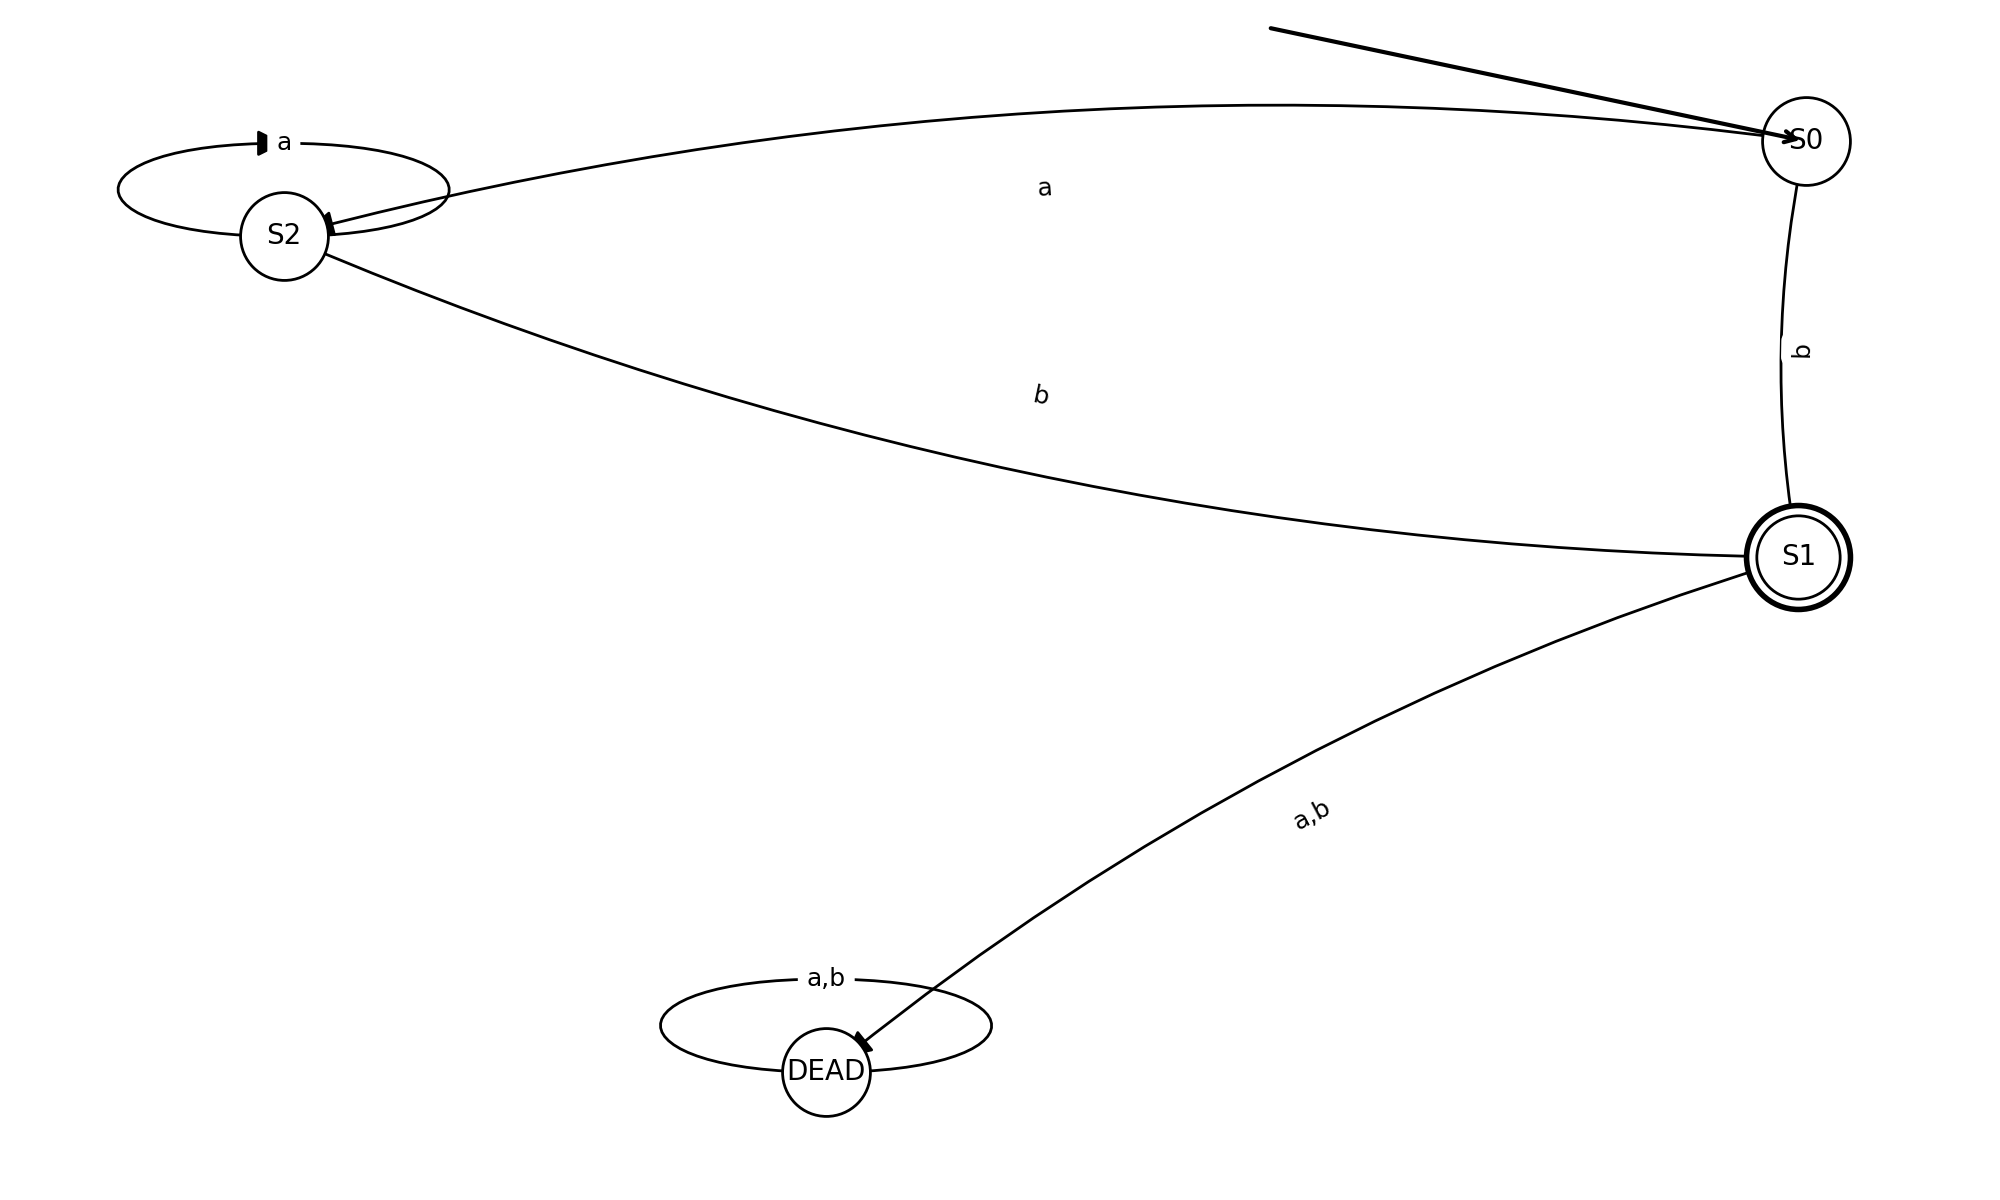

The script that saved this image:
"""
Ferramenta para manipular autômatos LFA (AFN-&, AFN, AFD).
Visualização: usa NetworkX + Matplotlib. (Provisório)
Formato JSON esperado:
{
  "alfabeto": ["a","b"],
  "estados": ["q1","q2","qf"],
  "estadosI": ["q1","q2"],
  "estadoF": ["qf"],
  "transicoes": [["q1","q1","a"], ["q1","q2","&"], ["q2","qf","b"]]
}
'&' representa epsilon = vazio.
"""
from collections import defaultdict, deque # para filas e dicionários com valor default.
import json # para ler/escrever JSON.
import sys # para detectar plataforma.
import os # para manipulação de arquivos.
import subprocess # para abrir visualizador de imagens.
from typing import Set, Dict, Tuple # para estruturas de dados tipadas.

EPS = '&'

class Automaton:
    def __init__(self, alphabet: Set[str], states: Set[str], initials: Set[str], finals: Set[str],
                 transitions: Dict[Tuple[str,str], Set[str]]):
        self.alphabet = set(alphabet)
        self.states = set(states)
        self.initials = set(initials)
        self.finals = set(finals)
        # transitions: (state, symbol) -> set(states).
        self.transitions = defaultdict(set) # set padrão vazio.
        for (s,sym), targets in transitions.items():
            self.transitions[(s,sym)].update(targets) # copia os alvos.

    @classmethod # Método para verificar o json.
    def ler_json(cls, path: str):
        try:
            with open(path, 'r', encoding='utf-8') as f:
                data = json.load(f)
        except Exception as e:
            raise ValueError(f"Erro ao ler JSON: {e}")

        # Valida os valores.
        for k in ['alfabeto','estados','estadosI','estadoF','transicoes']:
            if k not in data:
                raise ValueError(f"Chave ausente no JSON: {k}")

        alphabet = set(data['alfabeto'])
        states = set(data['estados'])
        initials = set(data['estadosI'])
        finals = set(data['estadoF'])

        transitions_raw = data['transicoes']
        transitions = defaultdict(set)
        # Validação de Transição. (Tratamento de erro)
        for t in transitions_raw:
            if len(t) != 3:
                raise ValueError(f"Transição inválida (deve ter 3 elementos): {t}")
            a,b,c = t
            if a not in states:
                raise ValueError(f"Estado origem desconhecido na transição: {a}")
            if b not in states:
                raise ValueError(f"Estado destino desconhecido na transição: {b}")
            if c != EPS and c not in alphabet:
                raise ValueError(f"Símbolo de transição '{c}' não pertence ao alfabeto nem é '&'.")
            transitions[(a,c)].add(b)

        # Checagem básica de estado inicial.
        if not initials:
            raise ValueError("É necessário pelo menos um estado inicial.")
        return cls(alphabet, states, initials, finals, transitions)
    # Exportar para JSON (string)
    def to_json(self):
        trans_list = []
        for (s,sym), targets in self.transitions.items():
            for t in targets:
                trans_list.append([s,t,sym])
        return json.dumps({
            'alfabeto': sorted(list(self.alphabet)),
            'estados': sorted(list(self.states)),
            'estadosI': sorted(list(self.initials)),
            'estadoF': sorted(list(self.finals)),
            'transicoes': trans_list
        }, ensure_ascii=False, indent=2)

    # Outros utilitários (gerar estado único, adicionar estado, adicionar transição).
    def _unique_state(self, base='Qi'):
        i = 0
        while True:
            name = f"{base}{i}" if i>0 else base
            if name not in self.states:
                return name
            i += 1

    def add_state(self, q: str):
        self.states.add(q)

    def add_transition(self, src: str, dst: str, sym: str):
        if src not in self.states or dst not in self.states:
            raise ValueError(f"Transição usa estado desconhecido: {src} -> {dst}")
        if sym != EPS and sym not in self.alphabet:
            raise ValueError(f"Símbolo de transição '{sym}' não está no alfabeto")
        self.transitions[(src,sym)].add(dst)

    # Conversão múltiplos iniciais -> novo inicial com epsilon (1 no Menu).
    def converte_multiplos_iniciais_para_afn_eps(self):
        if len(self.initials) <= 1:
            print("Já há apenas um estado inicial. Nada feito.")
            return
        novo = self._unique_state('Qi')
        self.add_state(novo)
        # adiciona transições epsilon.
        for q in list(self.initials):
            self.add_transition(novo, q, EPS)
        self.initials = {novo}
        print(f"Novo estado inicial criado: {novo} com transições & para os antigos iniciais.")

    # Fecho epsilon (utilizado para remover epsilons em AFN->AFD). [http://www.decom.ufop.br/anderson/BCC242/AFN.pdf#:~:text=Para%20obter%20um%20AFN%20equivalente%20a%20um,e%20%E2%88%88%20Q%20e%20a%20%E2%88%88%20%CE%A3.]
    def epsilon_closure_of(self, states: Set[str]) -> Set[str]:
        stack = list(states)
        closure = set(states)
        while stack:
            s = stack.pop()
            for t in self.transitions.get((s,EPS), set()):
                if t not in closure:
                    closure.add(t)
                    stack.append(t)
        return closure

    # Remover epsilon transições (AFN-& -> AFN).
    def remove_epsilon(self):
        # novo conjunto de transições
        new_trans = defaultdict(set)
        new_finals = set(self.finals)
        for p in list(self.states):
            closure_p = self.epsilon_closure_of({p})
            # se qualquer estado no fechamento é final, p se torna final.
            if closure_p & self.finals:
                new_finals.add(p)
            # para cada símbolo não-epsilon, coleta destinos
            for sym in self.alphabet:
                dests = set()
                for q in closure_p:
                    dests |= self.transitions.get((q,sym), set())
                # fechar por epsilon depois
                dests_with_closure = set()
                for d in dests:
                    dests_with_closure |= self.epsilon_closure_of({d})
                if dests_with_closure:
                    new_trans[(p,sym)].update(dests_with_closure)

        self.transitions = new_trans
        self.finals = new_finals
        print("Removidas transições epsilon. Agora é um AFN sem '&'.")

    # NFA -> DFA (construção por subconjuntos). [https://en.wikipedia.org/wiki/Nondeterministic_finite_automaton]
    def nfa_to_dfa(self):
        # se houver epsilons, tratar corretamente usando epsilon_closure. (tratamento de erro)
        start_closure = self.epsilon_closure_of(self.initials)
        queue = deque()
        queue.append(frozenset(start_closure))
        seen = set([frozenset(start_closure)])
        dfa_states = []
        dfa_trans = {}
        dfa_finals = set()

        while queue:
            T = queue.popleft()
            dfa_states.append(T)
            # é final se algum estado em T é final
            if set(T) & self.finals:
                dfa_finals.add(T)
            for sym in self.alphabet:
                # computa move(T, sym)
                move = set()
                for p in T:
                    move |= self.transitions.get((p,sym), set())
                # fechar por epsilon
                if move:
                    move = self.epsilon_closure_of(move)
                U = frozenset(move)
                dfa_trans[(T,sym)] = U
                if U and U not in seen:
                    seen.add(U)
                    queue.append(U)

        # renomear conjuntos para estados simbólicos
        mapping = {}
        for i, st in enumerate(dfa_states):
            mapping[st] = f"S{i}"
        # incluir estado morto (se necessário): se algum (T,sym) leva a frozenset()
        has_dead = any(dfa_trans.get((T,sym), frozenset())==frozenset() for T in dfa_states for sym in self.alphabet)
        if has_dead:
            dead = frozenset()
            if dead not in mapping:
                mapping[dead] = 'DEAD'
                dfa_states.append(dead)
        # construir novo automato determinístico
        new_states = set(mapping[st] for st in dfa_states)
        new_initials = {mapping[frozenset(start_closure)]}
        new_finals = set(mapping[st] for st in dfa_finals)
        new_trans = defaultdict(set)
        for (T,sym), U in dfa_trans.items():
            src = mapping[T]
            dst = mapping.get(U, mapping.get(frozenset(), 'DEAD'))
            new_trans[(src,sym)].add(dst)

        # se DEAD existir, adicionar transições self-loop para todos símbolos
        if 'DEAD' in new_states:
            for sym in self.alphabet:
                new_trans[('DEAD',sym)].add('DEAD')

        print("Construído AFD por subconjuntos.")
        return Automaton(self.alphabet, new_states, new_initials, new_finals, new_trans)

    # Minimização de DFA (Hopcroft).  [https://en.wikipedia.org/wiki/DFA_minimization]
    def minimize_dfa(self):
        # assume que o autômato é determinístico e completo (se não for, tente completá-lo primeiro).
        # construir tabela de transições determinísticas: state->sym->state.
        det = {}
        for s in self.states:
            det[s] = {}
            for sym in self.alphabet:
                dests = self.transitions.get((s,sym), set())
                if len(dests) > 1:
                    raise ValueError("Automato não é determinístico (mais de um destino). Minimize apenas AFDs completos.")
                det[s][sym] = next(iter(dests)) if dests else None
        # completar com estado morto se necessário.
        dead = self._unique_state('DEAD')
        need_dead = any(det[s][sym] is None for s in self.states for sym in self.alphabet)
        if need_dead:
            det[dead] = {sym: dead for sym in self.alphabet}
            for s in self.states:
                for sym in self.alphabet:
                    if det[s][sym] is None:
                        det[s][sym] = dead
            all_states = set(self.states) | {dead}
        else:
            all_states = set(self.states)
        # Hopcroft.
        P = [set(self.finals & all_states), set(all_states - self.finals)]
        P = [p for p in P if p]  # remover vazios.
        W = deque([p.copy() for p in P])

        while W:
            A = W.popleft()
            for c in self.alphabet:
                # X = {q | delta(q,c) in A}
                X = set(q for q in all_states if det[q][c] in A)
                newP = []
                for Y in P:
                    inter = Y & X
                    diff = Y - X
                    if inter and diff:
                        newP.append(inter)
                        newP.append(diff)
                        # substituir
                        if Y in W:
                            try:
                                W.remove(Y)
                            except ValueError:
                                pass
                            W.append(inter)
                            W.append(diff)
                        else:
                            if len(inter) <= len(diff):
                                W.append(inter)
                            else:
                                W.append(diff)
                    else:
                        newP.append(Y)
                P = newP

        # cada bloco de P é um estado do AFD minimizado
        block_map = {}
        for i, block in enumerate(P):
            name = f"M{i}"
            for s in block:
                block_map[s] = name

        new_states = set(block_map[s] for s in all_states)
        # inicial: mapear o(s) estado(s) inicial(is) — normalmente apenas 1
        if len(self.initials) == 1:
            new_initials = {block_map[next(iter(self.initials))]}
        else:
            new_initials = {block_map[s] for s in self.initials}
        new_finals = set(block_map[s] for s in all_states if s in self.finals)
        new_trans = defaultdict(set)
        for s in all_states:
            for sym in self.alphabet:
                new_trans[(block_map[s], sym)].add(block_map[det[s][sym]])

        print("AFD minimizado (Hopcroft).")
        return Automaton(self.alphabet, new_states, new_initials, new_finals, new_trans)

    # Teste de palavra.
    def accepts(self, word: str) -> bool:
        # decide se é AFN (usando epsilon-closure) ou AFD (assume determinístico se cada trans leva a único)
        # verificar se determinístico
        is_dfa = True
        for (s,sym), targets in self.transitions.items():
            if len(targets) > 1:
                is_dfa = False
                break
        if is_dfa and all(len(self.transitions.get((s,sym), set()))<=1 for s in self.states for sym in self.alphabet):
            # tratar como AFD
            # pegar inicial único
            if len(self.initials) != 1:
                raise ValueError("DFA deve ter exatamente 1 estado inicial para aceitar palavra deterministicamente.")
            cur = next(iter(self.initials))
            for ch in word:
                if ch not in self.alphabet:
                    raise ValueError(f"Símbolo '{ch}' não pertence ao alfabeto.")
                dests = self.transitions.get((cur,ch), set())
                if not dests:
                    return False
                cur = next(iter(dests))
            return cur in self.finals
        else:
            # tratar como AFN (com epsilon)
            current = self.epsilon_closure_of(self.initials)
            for ch in word:
                if ch not in self.alphabet:
                    raise ValueError(f"Símbolo '{ch}' não pertence ao alfabeto.")
                next_set = set()
                for p in current:
                    next_set |= self.transitions.get((p,ch), set())
                current = self.epsilon_closure_of(next_set)
            return bool(current & self.finals)


# Visualização com NetworkX + Matplotlib. (Teste)
def visualize_automaton_networkx(autom, out_filename='automato'):
    """
    Gera um PNG do autômato usando networkx + matplotlib.
    out_filename: sem extensão; ex: 'output/automato' -> gerará output/automato.png
    Retorna o caminho do arquivo gerado (.png).
    """
    # import local (só falhará aqui se pacotes ausentes)
    try:
        import networkx as nx
        import matplotlib
        # se não houver DISPLAY em sistemas unix, usa backend 'Agg' para poder salvar imagens
        if os.name != 'nt' and os.environ.get('DISPLAY','') == '':
            matplotlib.use('Agg')
        import matplotlib.pyplot as plt
    except Exception as e:
        raise RuntimeError("Para visualizar sem Graphviz instale: pip install networkx matplotlib. Erro: " + str(e))

    # montar grafo dirigido
    G = nx.DiGraph()
    for s in autom.states:
        G.add_node(s)

    # combinar rótulos de transições entre pares (src,dst) -> [syms]
    edges = {}
    for (src, sym), targets in autom.transitions.items():
        for dst in targets:
            edges.setdefault((src, dst), []).append(sym)

    for (src, dst), syms in edges.items():
        label = ','.join(sorted(syms))
        # guardamos label como atributo
        G.add_edge(src, dst, label=label)

    # posições: layout determinístico
    pos = nx.spring_layout(G, seed=42)

    # prepara figura
    plt.figure(figsize=(10, 6))
    ax = plt.gca()
    ax.set_axis_off()

    # nós: separar finais e não-finais
    finals = sorted([s for s in autom.states if s in autom.finals])
    normals = sorted([s for s in autom.states if s not in autom.finals])

    # desenhar nós normais
    if normals:
        nx.draw_networkx_nodes(G, pos, nodelist=normals, node_size=1000, node_color='white', edgecolors='black', linewidths=1)
    # desenhar nós finais com efeito double circle:
    # desenha círculos maiores (apenas borda) e depois os círculos internos preenchidos
    if finals:
        # outer (borda)
        nx.draw_networkx_nodes(G, pos, nodelist=finals, node_size=1400, node_color='white', edgecolors='black', linewidths=2)
        # inner (preenchido)
        nx.draw_networkx_nodes(G, pos, nodelist=finals, node_size=900, node_color='white', edgecolors='black', linewidths=1)

    # desenhar labels dos nós
    nx.draw_networkx_labels(G, pos, font_size=10)

    # desenhar arestas com setas
    nx.draw_networkx_edges(G, pos, arrows=True, connectionstyle='arc3,rad=0.1', arrowsize=20, width=1)

    # desenhar rótulos das arestas
    edge_labels = {(u,v): d['label'] for u,v,d in G.edges(data=True)}
    nx.draw_networkx_edge_labels(G, pos, edge_labels=edge_labels, font_size=9)

    # desenhar seta de início (nó invisível apontando para iniciais)
    # vamos desenhar uma seta manualmente em direção ao estado inicial (ou aos iniciais)
    initials = sorted(list(autom.initials))
    if initials:
        # colocar um ponto de início ligeiramente deslocado do primeiro inicial
        first_init = initials[0]
        x, y = pos[first_init]
        dx = x - 0.2
        dy = y + 0.2
        # desenhar uma seta sem nó de origem (linha com arrow)
        ax.annotate('', xy=(x,y), xytext=(dx,dy),
                    arrowprops=dict(arrowstyle='->', lw=1.5))
        # se houver vários inciais, desenhar setas adicionais pequenas
        for other in initials[1:]:
            x2, y2 = pos[other]
            dx2 = x2 - 0.2
            dy2 = y2 + 0.2
            ax.annotate('', xy=(x2,y2), xytext=(dx2,dy2),
                        arrowprops=dict(arrowstyle='->', lw=1.5))

    # garante diretório de saída
    dirname = os.path.dirname(out_filename)
    if dirname:
        os.makedirs(dirname, exist_ok=True)

    out_path = out_filename + '.png'
    plt.tight_layout()
    plt.savefig(out_path, dpi=200)
    plt.close()
    return os.path.abspath(out_path)


def open_file_with_default_app(path):
    """Abre o arquivo com o visualizador padrão do SO (cross-platform)."""
    try:
        if sys.platform.startswith('win'):
            os.startfile(path)
        elif sys.platform == 'darwin':
            subprocess.run(['open', path])
        else:
            # linux e similares
            subprocess.run(['xdg-open', path])
    except Exception:
        # falhar silenciosamente se não for possível abrir
        pass


# Funções de I/O e menu.
def salvar_em_json(autom: Automaton, caminho: str):
    with open(caminho, 'w', encoding='utf-8') as f:
        f.write(autom.to_json())
    print(f"Autômato salvo em {caminho}")

def carregar_automato_interativo(caminho: str) -> Automaton:
    try:
        autom = Automaton.ler_json(caminho)
        print(f"Autômato carregado de {caminho}")
        return autom
    except Exception as e:
        print(f"Erro: {e}")
        raise

def testar_palavras(autom: Automaton):
    modo = input("Testar palavras de (f)ile ou (t)erminal? [f/t]: ").strip().lower()
    if modo == 'f':
        caminho = input("Caminho do arquivo de palavras (uma por linha): ").strip()
        if not os.path.exists(caminho):
            print("Arquivo não encontrado.")
            return
        with open(caminho, 'r', encoding='utf-8') as f:
            for ln in f:
                w = ln.rstrip('\n\r')
                if w == '':
                    try:
                        print("(linha vazia) ->", autom.accepts(''))
                    except Exception as e:
                        print("(linha vazia) -> Erro:", e)
                else:
                    try:
                        print(f"{w} -> {autom.accepts(w)}")
                    except Exception as e:
                        print(f"{w} -> Erro: {e}")
    else:
        print("Digite uma palavra por linha (vazio para verificar palavra vazia). 'sair' para terminar.")
        while True:
            w = input('> ')
            if w.strip().lower() == 'sair':
                break
            try:
                print(autom.accepts(w))
            except Exception as e:
                print(f"Erro: {e}")

def menu_loop(autom: Automaton, caminho: str=None):
    while True:
        print('\n--- MENU ---')
        print('1) Converter múltiplos estados iniciais -> AFN-& (novo inicial com & para cada antigo)')
        print('2) Converter AFN-& para AFN (remover & )')
        print('3) Converter AFN para AFD (subconjuntos)')
        print('4) Minimizar AFD')
        print('5) Testar palavras (arquivo/terminal)')
        print('6) Salvar automato atual em JSON')
        print('7) Mostrar autômato atual (resumo)')
        print('8) Visualizar autômato em grafo (gera PNG e abre visualizador) [networkx/matplotlib]')
        print('0) Sair')
        op = input('Escolha: ').strip()
        try:
            if op == '1':
                autom.converte_multiplos_iniciais_para_afn_eps()
            elif op == '2':
                autom.remove_epsilon()
            elif op == '3':
                autom = autom.nfa_to_dfa()
            elif op == '4':
                autom = autom.minimize_dfa()
            elif op == '5':
                testar_palavras(autom)
            elif op == '6':
                caminho_salvar = input('Caminho para salvar JSON (enter para usar original): ').strip()
                if caminho_salvar == '' and caminho:
                    caminho_salvar = caminho
                elif caminho_salvar == '':
                    caminho_salvar = 'automato_out.json'
                salvar_em_json(autom, caminho_salvar)
            elif op == '7':
                print('Alfabeto:', self_print(autom.alphabet))
                print('Estados:', self_print(autom.states))
                print('Iniciais:', self_print(autom.initials))
                print('Finais:', self_print(autom.finals))
                print('Transições:')
                for (s,sym), targets in autom.transitions.items():
                    print(f"  {s} --{sym}--> {list(targets)}")
            elif op == '8':
                caminho_img = input('Nome/ caminho de saída (sem extensão) [automato]: ').strip()
                if caminho_img == '':
                    caminho_img = 'automato'
                try:
                    out = visualize_automaton_networkx(autom, out_filename=caminho_img)
                    print(f'Grafo gerado em: {out}')
                    open_file_with_default_app(out)
                except Exception as e:
                    print('Erro ao gerar/abrir grafo:', e)
            elif op == '0':
                print('Saindo...')
                break
            else:
                print('Opção inválida.')
        except Exception as e:
            print('Erro durante operação:', e)

def self_print(x):
    return ', '.join(sorted(list(x)))

# For convenience: se executar automatos.py diretamente cria um exemplo
if __name__ == '__main__':
    exemplo = {
        'alfabeto': ['a','b'],
        'estados': ['q1','q2','qf'],
        'estadosI': ['q1','q2'],
        'estadoF': ['qf'],
        'transicoes': [['q1','q1','a'], ['q1','q2','&'], ['q2','qf','b']]
    }
    os.makedirs('data', exist_ok=True)
    with open('data/automato.json','w',encoding='utf-8') as f:
        json.dump(exemplo,f,ensure_ascii=False,indent=2)
    print('Arquivo de exemplo "data/automato.json" criado. Rode main.py para começar.')
